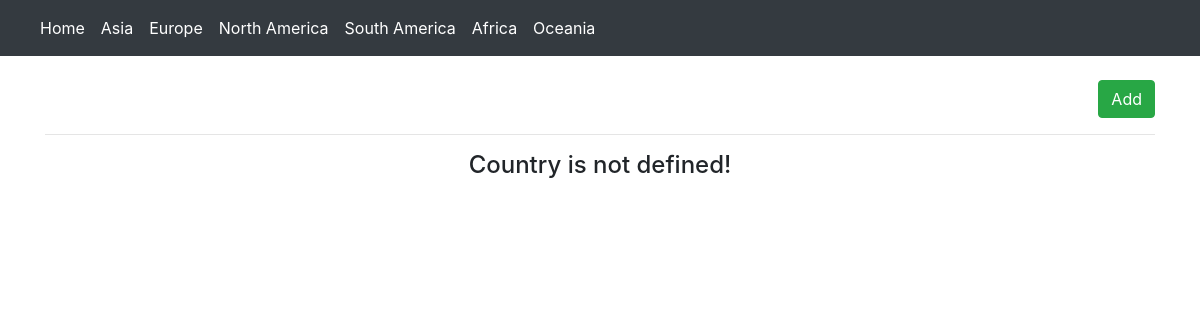
The app's page /north-america/, older data.
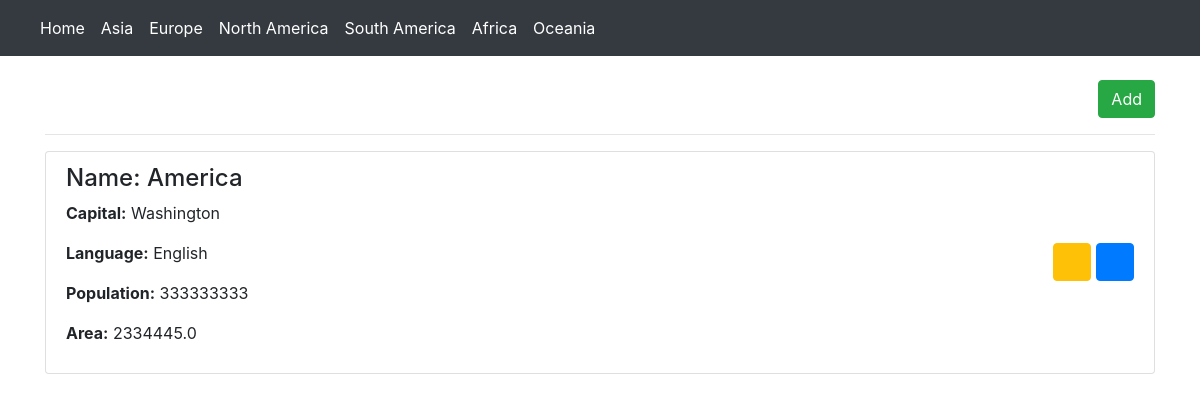
The same page, newer data.
### regions/models.py (models this page shows, shortened)
class Country(models.Model):
    continent = models.ForeignKey(Continent, null=True, on_delete=models.CASCADE)
    name = models.CharField(max_length=100, null=True)
    capital = models.CharField(max_length=100, null=True)
    language = models.CharField(max_length=100, null=True)
    population = models.IntegerField(null=True)
    area = models.FloatField(null=True)

### regions/views.py (the view)
# urls.py: path('north-america/', north_america, name='north-america'),
def north_america(request):
    continent = Continent.objects.get(id=4)
    context = {
        'country': continent.country_set.all()
    }
    return render(request, 'north-america.html', context)

### regions/templates/north-america.html
{% extends 'base.html' %}
{% block content %}
    <div class="container">
        <div class="text-right">
            <br>
            <a href="{% url "country_create" %}" class="btn btn-success">Add</a>
            <hr>
        </div>
        <div class="list-group">
            {% for c in country %}
                <div class="list-group-item d-flex align-items-center">
                    <div>
                        <h4>Name: {{ c.name }}</h4>
                        <p><b>Capital:</b> {{ c.capital }}</p>
                        <p><b>Language:</b> {{ c.language }}</p>
                        <p><b>Population:</b> {{ c.population }}</p>
                        <p><b>Area:</b> {{ c.area }}</p>
                    </div>
                    <div class="ml-auto">
                        <a href="{% url "country_update" c.id %}" class="btn btn-warning">
                            <i class="bi bi-pencil text-white"></i>
                        </a>
                        <a href="{% url "country_delete" c.id %}" class="btn btn-primary">
                            <i class="bi bi-trash"></i>
                        </a>
                    </div>
                </div>
            {% empty %}
                <div class="container text-center">
                    <h4>Country is not defined!</h4>
                </div>
            {% endfor %}
        </div>
    </div>
{% endblock %}

Row changes from the older to the newer data that the page shows:
added Country: name "America", capital "Washington", language "English", population "333333333", area "2334445.0"
Text that changed along with them:
text no longer shown: "Country is not defined!"
